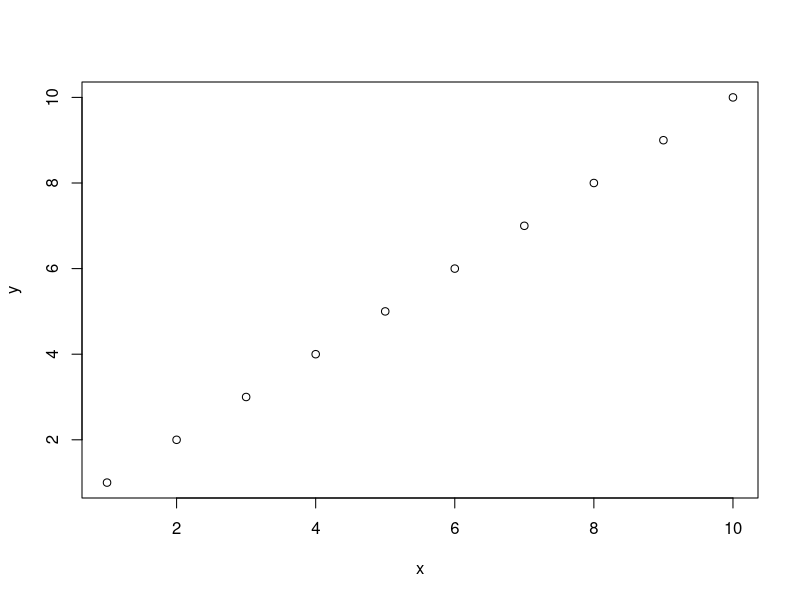
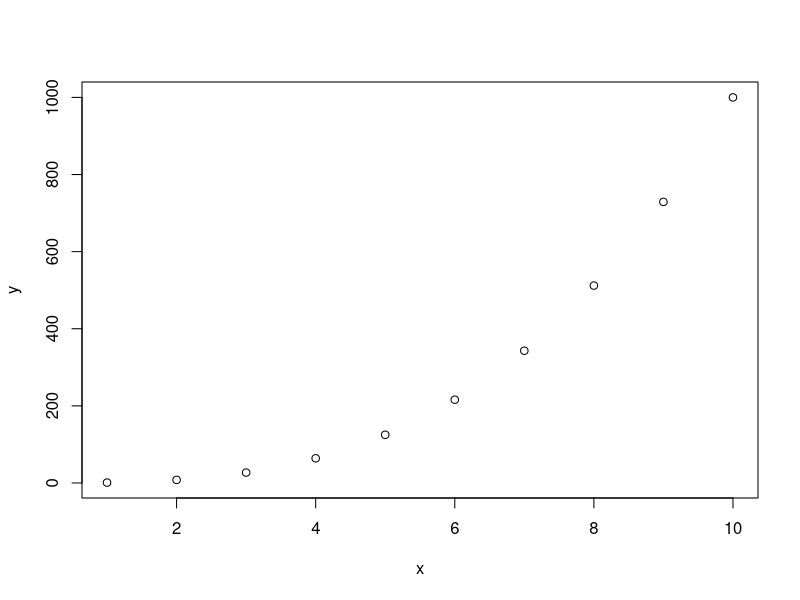
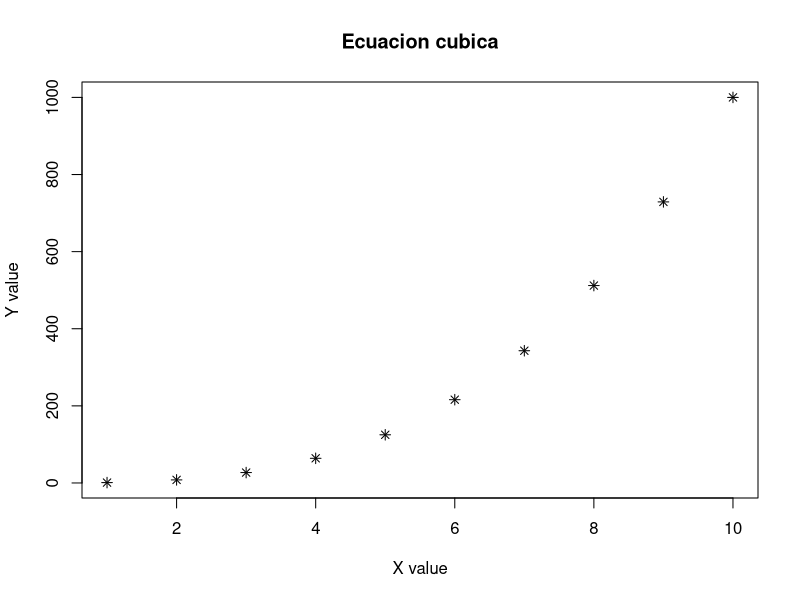
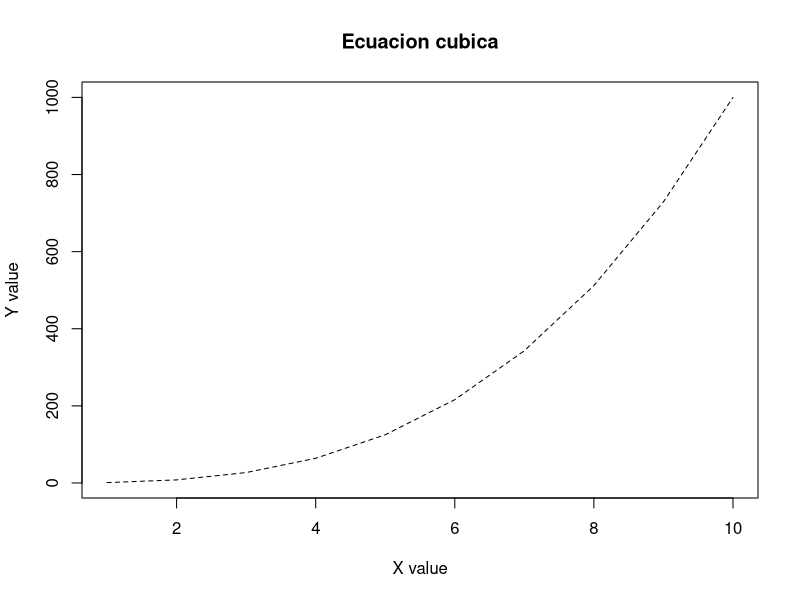
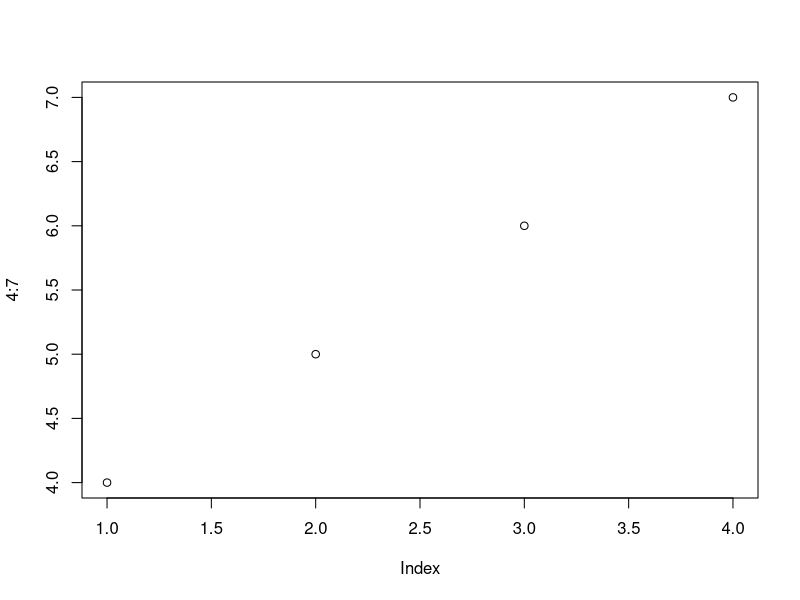
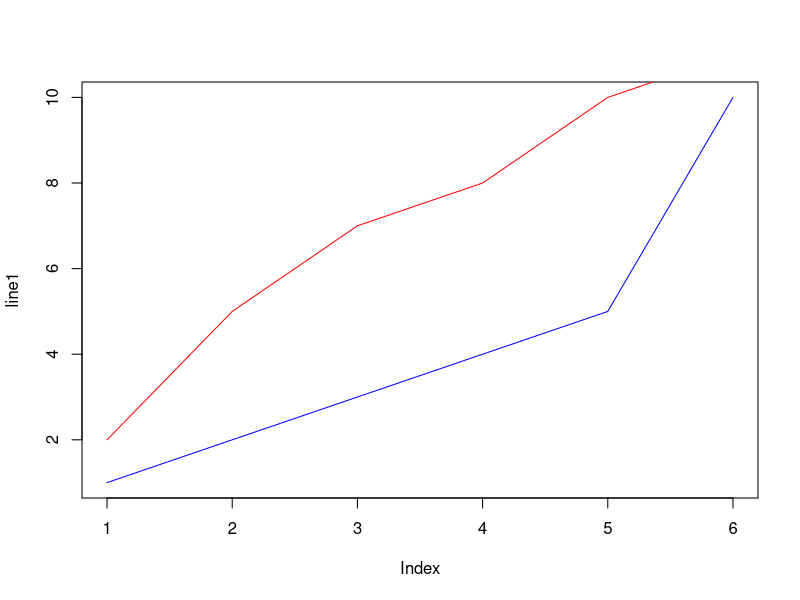
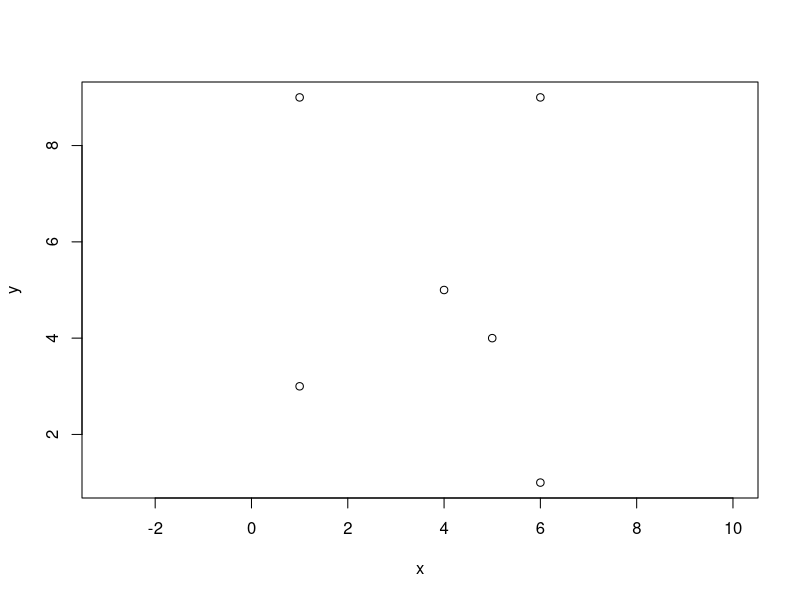
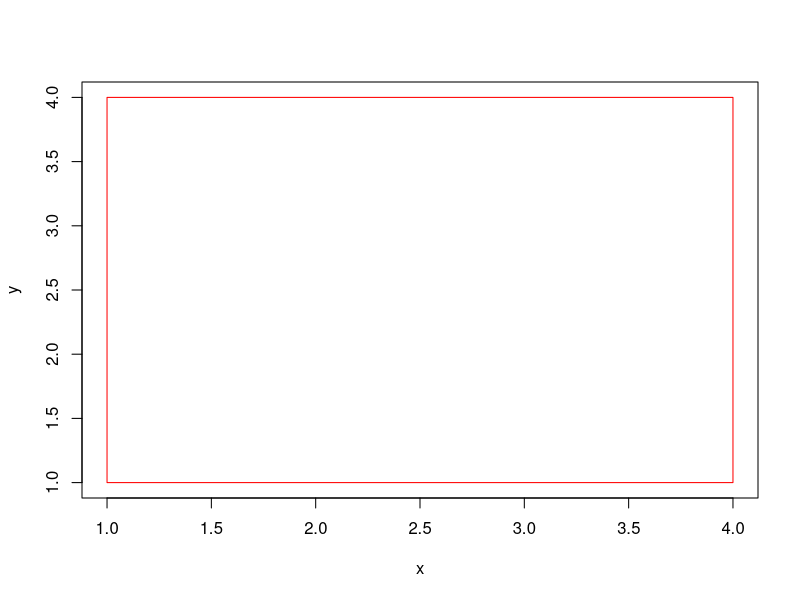

R code for these plots, in order:
# Esto es un grafico simple de dos valores
x <- 1:10
y <- 1:10
plot(x, y)

# Crear una funcion propio
x <- 1:10
func_parabola <- function(x){
  return(x*x*x)
}
y <- sapply(x, func_parabola)
plot(x, y)

# ploteo con parametros de estilo
plot(x, y, main="Ecuacion cubica", xlab="X value", ylab="Y value", col="black", pch=8)


# Ploteo de lines

plot(x, y, main="Ecuacion cubica", xlab="X value", ylab="Y value", col="black", type="l", lwd=1, lty=2)

plot(4:7) # Si se pasa un solo valor, el valor del eje x se pone los indices, y los valores del vector en el eje y

# Multiple lines

line1 <- c(1, 2, 3, 4, 5, 10)
line2 <- c(2, 5, 7, 8, 10, 11)
plot(line1, type="l", col="blue")
lines(line2, type="l", col="red")

# Scatter plots
x <- c(1, 1, 4, 5, 6, 6)
y <- c(3, 9, 5, 4, 9, 1)
plot(x, y, asp=1)

# Dibujar un cuadrado

x <- c(1,1,4,4,1)
y <- c(1,4,4,1,1)
plot(x, y, type="l", col="red")

# Graficos pie
x <- c(10, 20, 30, 50)
labelx <- c("Lunes", "Martes", "Miercoles", "Jueves")
pie(x, labels = labelx, main="Dias de semana")

# Graficos en barras
barplot(x, names.arg = labelx, col="blue", density = 80, horiz = TRUE)
